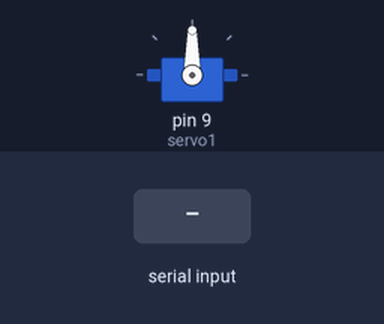
Bench run of a sketch on a simulated Arduino Uno, built with avr-gcc and run on an emulated ATmega328P. Shown: servo. The test bench sets the inputs (shaded band).

Above: at 1.2 s.
1.3 s: "0" received over Serial
At 3.2 s:
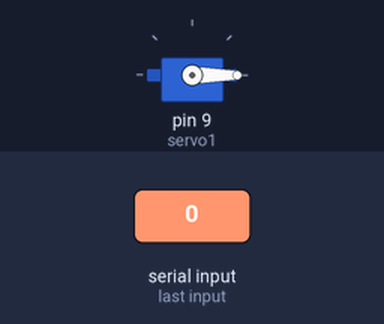
3.5 s: "1" received over Serial
At 5.0 s:
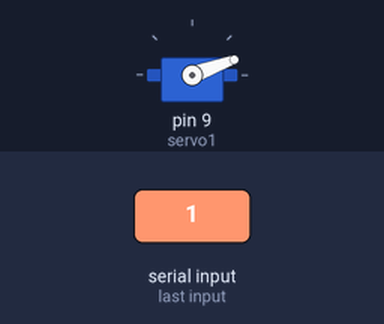
5.5 s: "2" received over Serial
At 6.6 s:
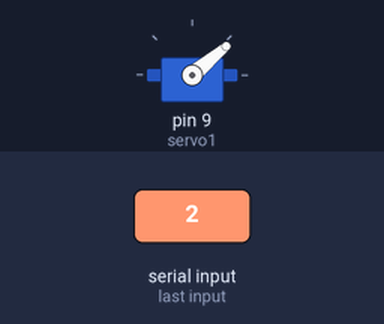
7.5 s: "3" received over Serial
At 9.2 s:
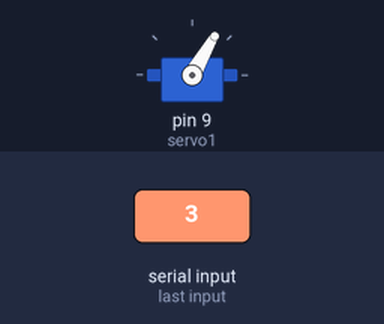
9.5 s: "5" received over Serial
At 11.0 s:
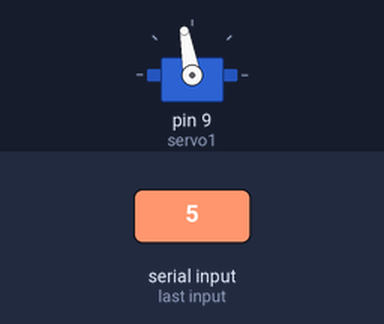
11.5 s: "6" received over Serial
At 12.6 s:
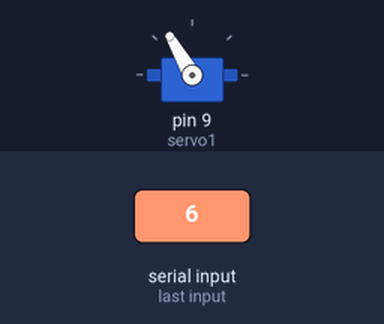
Timing chart, 0 to 14.5 s (numbered marks = the images above; inputs shaded):
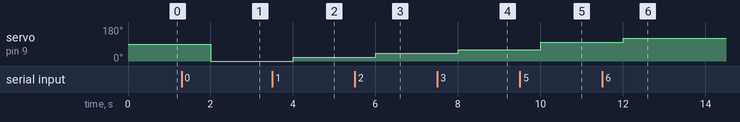

Measured:
- after the input at 1.3 s, servo on pin 9 (servo1): 90° → 0° after 0.70 s
- after the input at 3.5 s, servo on pin 9 (servo1): 0° → 20° after 0.50 s
- after the input at 5.5 s, servo on pin 9 (servo1): 20° → 40° after 0.51 s
- after the input at 7.5 s, servo on pin 9 (servo1): 40° → 60° after 0.51 s
- after the input at 9.5 s, servo on pin 9 (servo1): 60° → 100° after 0.51 s
- after the input at 11.5 s, servo on pin 9 (servo1): 100° → 120° after 0.51 s

The sketch:

servo_s.ino
```cpp
#include <Servo.h>
Servo servo1;

char input = "";         // 缓存字符串
boolean stringComplete = false;  // 是否string已经完成缓存

void setup() {
  // put your setup code here, to run once:
  servo1.attach(9);
  Serial.begin(9600);
}

void loop() {

  if(Serial.available()>0)
  {
    input = char(Serial.read());
    delay(2);
  }

  switch(input){
    case '0':
        servo1.write(0);
        break;
    case '1':
        servo1.write(20);
        break;
    case '2':
        servo1.write(40);
        break;
    case '3':
        servo1.write(60);
        break;
    case '4':
        servo1.write(80);
        break;
    case '5':
        servo1.write(100);
        break;
    case '6':
        servo1.write(120);
        break;
    case '7':
        servo1.write(140);
        break;
    case '8':
        servo1.write(160);
        break;
    case '9':
        servo1.write(180);
        break;
  }

  //servo1.write(int(input)*20);
  delay(1000);

}
```
